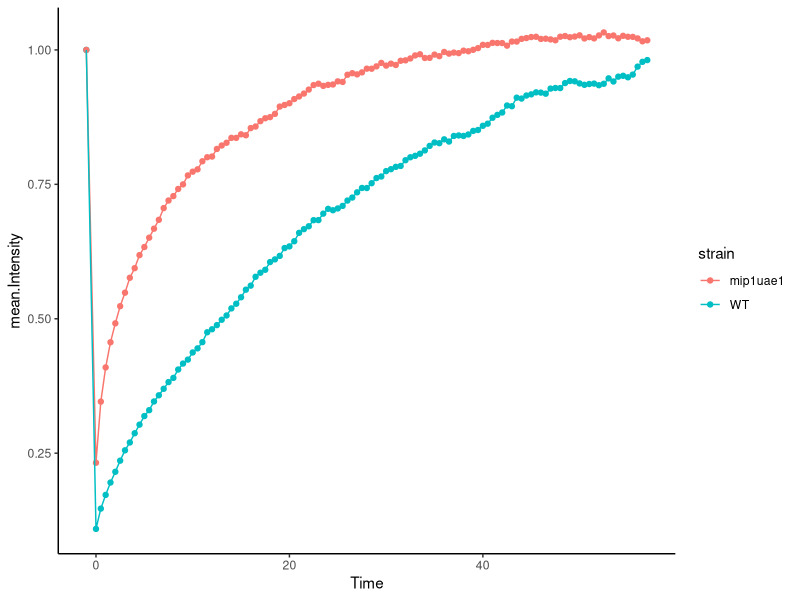
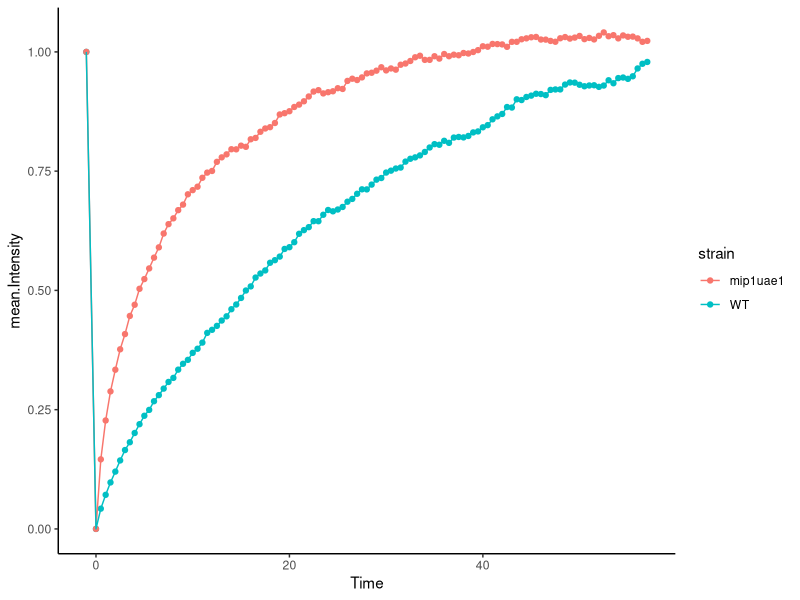
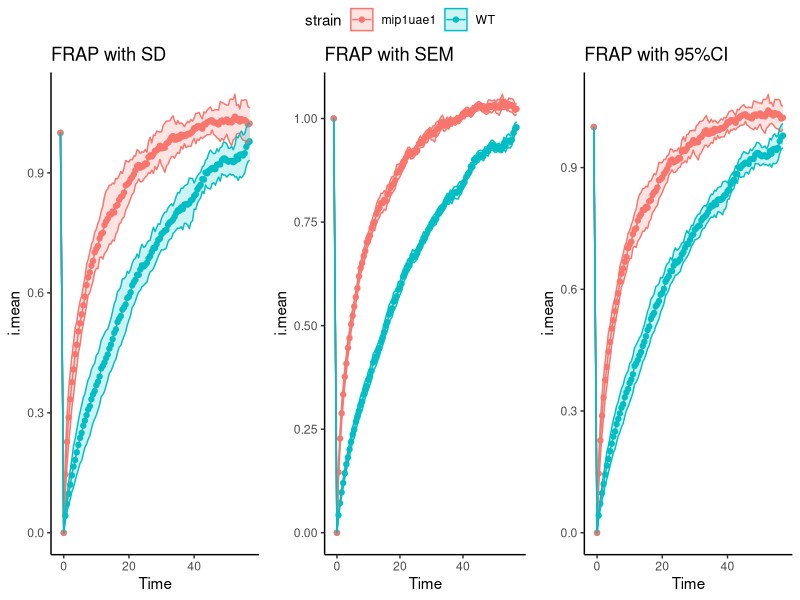
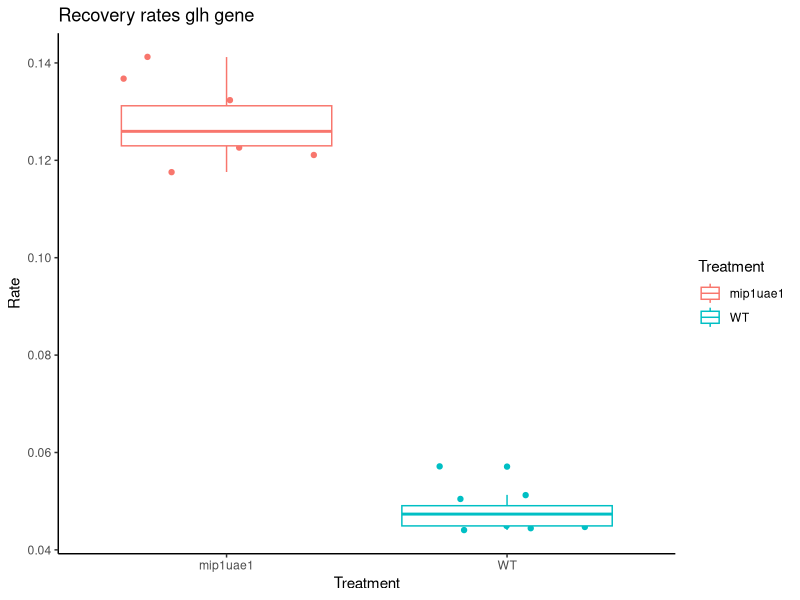
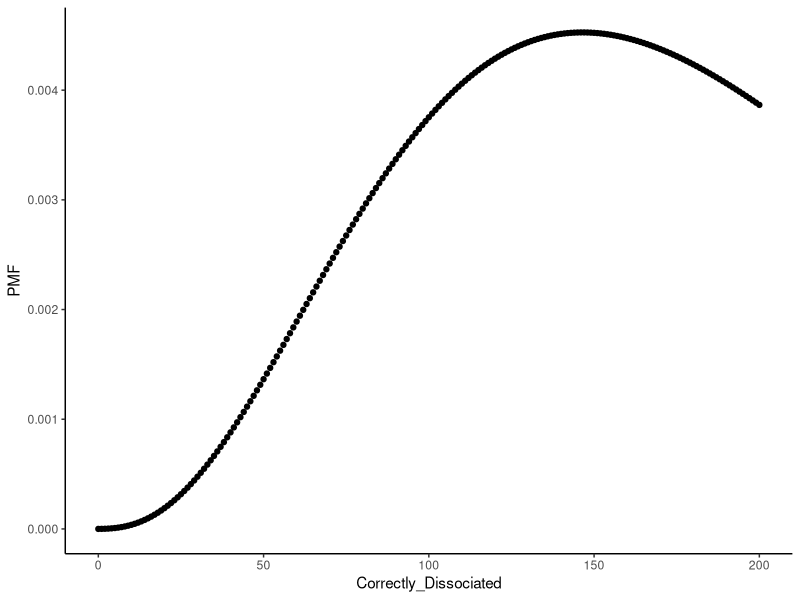
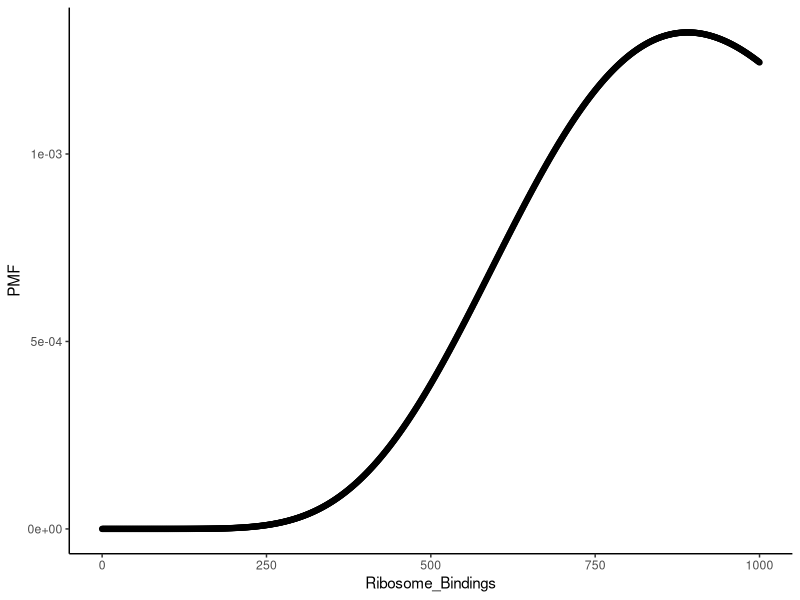
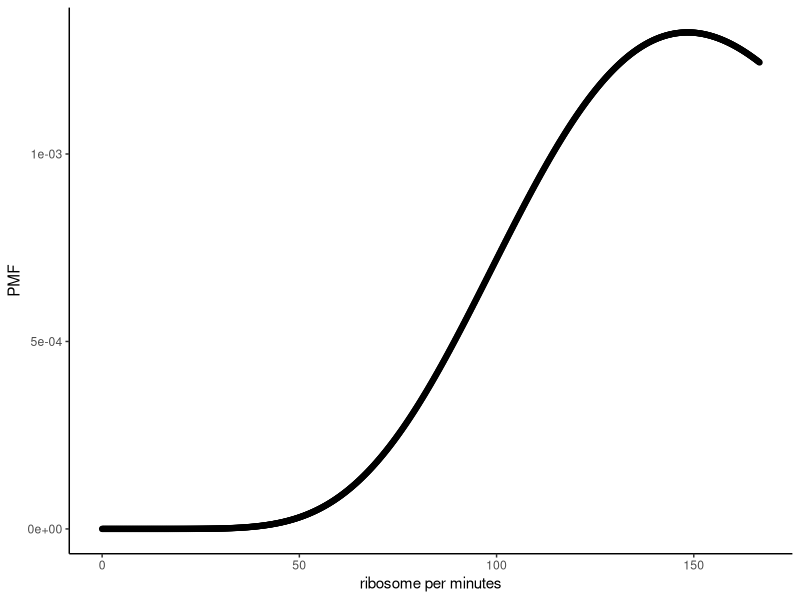
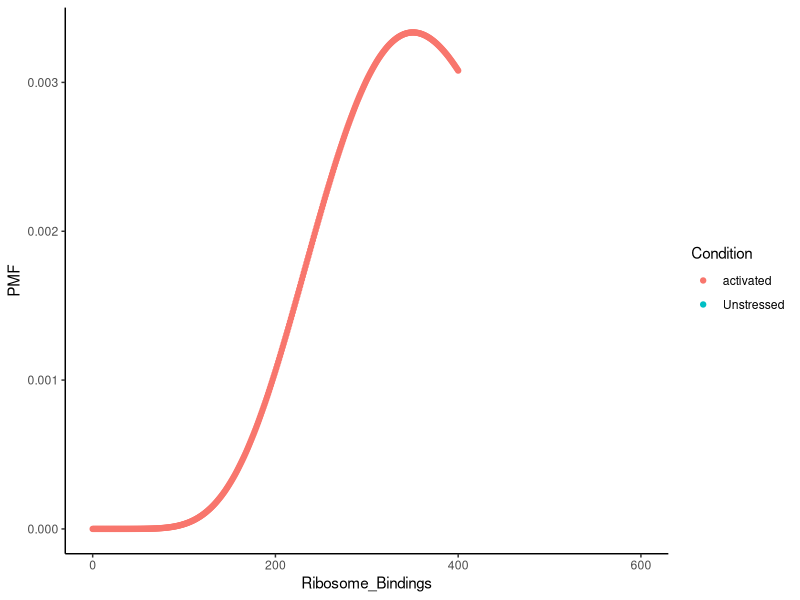

The R script that drew these images, in order:
## ---- chunk 1
knitr::opts_chunk$set(echo = TRUE)
library(ggplot2)
library(dplyr)
library(ggpubr)
## ---- chunk 2
frap <- read.table("glh_frap.csv", sep = ",", header = T, stringsAsFactors = F)
#frap
head(frap)
str(frap)
summary(frap)

## ---- chunk 3
# summary table
#frap.summary = frap %>% 
#  group_by( ... ) %>%
#  summarise(mean.Intensity = ... )
#head(frap.summary)

#frap.summary = frap %>%  group_by( strain, Time ) %>% summarise(mean.Intensity = mean(Intensity) )
frap.summary = summarise(group_by(frap, strain, Time ), mean.Intensity = mean(Intensity))
#frap.summary
head(frap.summary)
str(frap.summary)
summary(frap.summary)

# View(frap.summary)
View(frap.summary)

# plot
ggplot(frap.summary, aes(x=Time, y=mean.Intensity, color = strain)) +
  geom_point() +
  geom_line() +
  theme_classic()
## ---- chunk 4

# normalization function
rescale_norm = function(x) {
  retc = (x-min(x))/(1-min(x))
  return(retc)
}

## ---- chunk 5

# add normalized intensity column
#frap = frap %>%
#  group_by( ... ) %>%
#  mutate(norm.Intensity =  ... )
#head(frap)
frap = frap %>%
  group_by( strain, rep ) %>%
  mutate(norm.Intensity = rescale_norm(Intensity) )
#frap
head(frap)

# View(frap)
View(frap)


## ---- chunk 6

# summary table
frap.summary = summarise(group_by(frap, strain, Time ), mean.Intensity = mean(norm.Intensity))
#frap.summary
head(frap.summary)
str(frap.summary)
summary(frap.summary)

# plot
ggplot(frap.summary, aes(x=Time, y=mean.Intensity, color = strain)) +
  geom_point() +
  geom_line() +
  theme_classic()

## ---- chunk 7

#frap.norm.summary = frap %>% 
#  group_by( strain, Time ) %>%
#  summarise(i.mean = mean(norm.Intensity) ,
#            i.sd   = sd(norm.Intensity) ,
#            i.se   = i.sd / sqrt(rep) ,
#            rep    = max(rep) )
frap.norm.summary = summarise(group_by(frap, strain, Time ), i.mean = mean(norm.Intensity),
                              i.sd   = sd(norm.Intensity),
                              rep    = max(rep),
                              i.se   = i.sd / sqrt(rep) )
head(frap.norm.summary)
str(frap.norm.summary)
summary(frap.norm.summary)

# View(frap.norm.summary)
View(frap.norm.summary)


## ---- chunk 8

# SD.upper and SD.lower
sd_upper = frap.norm.summary$i.mean + frap.norm.summary$i.sd
sd_lower = frap.norm.summary$i.mean - frap.norm.summary$i.sd

# SE.upper and SE.lower
se_upper = frap.norm.summary$i.mean + frap.norm.summary$i.se
se_lower = frap.norm.summary$i.mean - frap.norm.summary$i.se

# CI.upper and CI.lowe#df <- data.frame(frap.norm.summary, 
#                 CI.lower = frap.norm.summary$i.mean - qt(0.025, frap.norm.summary$rep - 1) * frap.norm.summary$i.se )
qupper = qt(0.975, frap.norm.summary$rep - 1)
#qupper
ci_upper = frap.norm.summary$i.mean + (qupper * frap.norm.summary$i.se)
#ci_upper
qlower = qt(0.025, frap.norm.summary$rep - 1)
#qlower
ci_lower = frap.norm.summary$i.mean + (qlower * frap.norm.summary$i.se)
#ci_lower

frap.norm.summary0 <- frap.norm.summary
#frap.norm.summary <- frap.norm.summary0
frap.norm.summary <- data.frame(frap.norm.summary, 
                SD.upper = sd_upper, SD.lower = sd_lower, 
                SE.upper = se_upper, SE.lower = se_lower, 
                CI.upper = ci_upper, CI.lower = ci_lower)
head(frap.norm.summary)
str(frap.norm.summary)

# View(frap.norm.summary)
View(frap.norm.summary)


## ---- chunk 9

# SD plot
#ggplot(frap.summary, aes(x=Time, y=mean.Intensity, color = strain)) +
#  geom_point() +
#  geom_line() +
#  theme_classic()
sd.plot = ggplot(frap.norm.summary, aes(x = Time, y = i.mean, color = strain)) +
  geom_point() +
  geom_line() +
  geom_ribbon(aes(ymin=SD.lower, ymax=SD.upper, fill=strain), alpha=0.2) +
  theme_classic() +
  ggtitle("FRAP with SD")

# SEM plot
se.plot = ggplot(frap.norm.summary, aes(x = Time, y = i.mean, color = strain)) +
  geom_point() +
  geom_line() +
  geom_ribbon(aes(ymin=SE.lower, ymax=SE.upper, fill=strain), alpha=0.2) +
  theme_classic() +
  ggtitle("FRAP with SEM")

# 95%CI plot
ci.plot =  ggplot(frap.norm.summary, aes(x = Time, y = i.mean, color = strain)) +
  geom_point() +
  geom_line() +
  geom_ribbon(aes(ymin=CI.lower, ymax=CI.upper, fill=strain), alpha=0.2) +
  theme_classic() +
  ggtitle("FRAP with 95%CI")

ggarrange(sd.plot, se.plot, ci.plot, nrow=1, common.legend=TRUE)


## ---- chunk 10

# load FRAP rates
rates_glh.df <- read.table("rates_glh.csv", sep = ",", header = T, stringsAsFactors = F)
rates_glh.df
str(rates_glh.df)
summary(rates_glh.df)

# make the plot
ggplot(rates_glh.df, aes(x=Treatment, y = Rate, color=Treatment)) +
 # geom_point() +
  geom_jitter() +
  geom_boxplot() +
  ggtitle("Recovery rates glh gene") +
  theme_classic()

## ---- chunk 11


# get WT and mutant rates separately
#wt.rate = ... 
#mut.rate = ...
wt <- subset(rates_glh.df, Treatment == "WT")
wt.rate = c(wt$Rate)
wt.rate

mut <- subset(rates_glh.df, Treatment == "mip1uae1")
mut.rate = mut$Rate
mut.rate

# test for significance
t.test(wt.rate, mut.rate)

## ---- chunk 12

# Create the "ideal" NB probability mass function over the range x=0:200.
#atf4.unstressed.pmf <- dnbinom( ... )

# negative binomial distribution
x=0:200
size=4
prob=0.02
#atf4.unstressed.pmf <- dnbinom(x, size, prob)
atf4.unstressed.pmf <- dnbinom(x, size, prob)
head(atf4.unstressed.pmf)
# Create a data frame with two columns: the range vector, and
# the corresponding PMF values.
#atf4.unstressed.pmf.df <- data.frame(PMF = ... , Correctly_Dissociated = ... )
atf4.unstressed.pmf.df <- data.frame(PMF = atf4.unstressed.pmf , Correctly_Dissociated = x )
head(atf4.unstressed.pmf.df)

# Make a density plot (the range goes on the x-axis, the density goes on the y-axis).
ggplot(atf4.unstressed.pmf.df, aes(x = Correctly_Dissociated, y = PMF)) +
  geom_point() +
  # geom_line() +
  theme_classic()


## ---- chunk 13

# Create the probability mass function over the range 0:1000 (ribosome bindings)
# for r=10 "successes"
#atf4.response.activation.pmf <- dnbinom( ... )
x = 0:1000
size = 10
prob = 0.01
atf4.response.activation.pmf <- dnbinom(x, size, prob )
head(atf4.response.activation.pmf)

# Create a data.frame with the data
#atf4.response.activation.pmf.df = data.frame(
#  PMF = ... , 
#  Ribosome_Bindings = ... )
atf4.response.activation.pmf.df = data.frame(PMF = atf4.response.activation.pmf,Ribosome_Bindings = x )
head(atf4.response.activation.pmf.df)
str(atf4.response.activation.pmf.df)
summary(atf4.response.activation.pmf.df)

# Make a density plot 
ggplot(atf4.response.activation.pmf.df, aes(x = Ribosome_Bindings, y = PMF)) +
  geom_point() +
  #geom_line() +
  theme_classic()


## ---- chunk 14

# Add a Time column to this data frame giving the number of minutes to activation.
atf4.response.activation.pmf.time.df = data.frame(atf4.response.activation.pmf.df, Time = x / 6 )
#atf4.response.activation.pmf.time.df
head(atf4.response.activation.pmf.time.df)
str(atf4.response.activation.pmf.time.df)
summary(atf4.response.activation.pmf.time.df)


# Make a density plot of the TIME to activate the response
# (time goes on the x-axis, density goes on the y-axis).
ggplot(atf4.response.activation.pmf.time.df, aes(x = Time, y = PMF)) +
  geom_point() +
  #geom_line() +
  labs(x = "ribosome per minutes") +
  theme_classic()

## ---- chunk 15

# First, add a 'Condition' column to the "activated" data frame and set it to
# "Unstressed"
condition = "activated"
#condition = "Unstressed"

# Create the PMF for the stressed condition over the range 0:1000 ribosome bindings
x = 0:400
size = 10  
prob = 0.025
atf4.response.activation40.pmf <- dnbinom(x, size, prob )
#atf4.response.activation40.pmf
head(atf4.response.activation40.pmf)
str(atf4.response.activation40.pmf)
summary(atf4.response.activation40.pmf)

# Create a data.frame with the data for the stressed condition.
# Add columns for Ribosome_Bindings, Time, and Condition.
atf4.response.activation40.pmf.time.df = data.frame(PMF = atf4.response.activation40.pmf, 
                                                    Ribosome_Bindings = x, Time = x / 6, Condition = "activated")
head(atf4.response.activation40.pmf.time.df)
str(atf4.response.activation40.pmf.time.df)
summary(atf4.response.activation40.pmf.time.df)

# Row bind the unstressed and stressed data to create a full data set
ux = 0:600
usize = 0
uprob = 0
atf4.unstressed.pmf <- dnbinom(ux, usize, uprob)
head(atf4.unstressed.pmf)
atf4.unstressed.pmf.df = data.frame(PMF = atf4.unstressed.pmf, 
                                    Ribosome_Bindings = ux, Time = ux / 6, Condition = "Unstressed")

atf4.combine.pmf.df <- merge(atf4.response.activation40.pmf.time.df, atf4.unstressed.pmf.df, all=T)

# Make a combined density plot with 'Time' as the independent variable, and
# map the color to Condition.
ggplot(atf4.combine.pmf.df, aes(x = Ribosome_Bindings, y = PMF, color = Condition)) +
  geom_point() +
  theme_classic()
